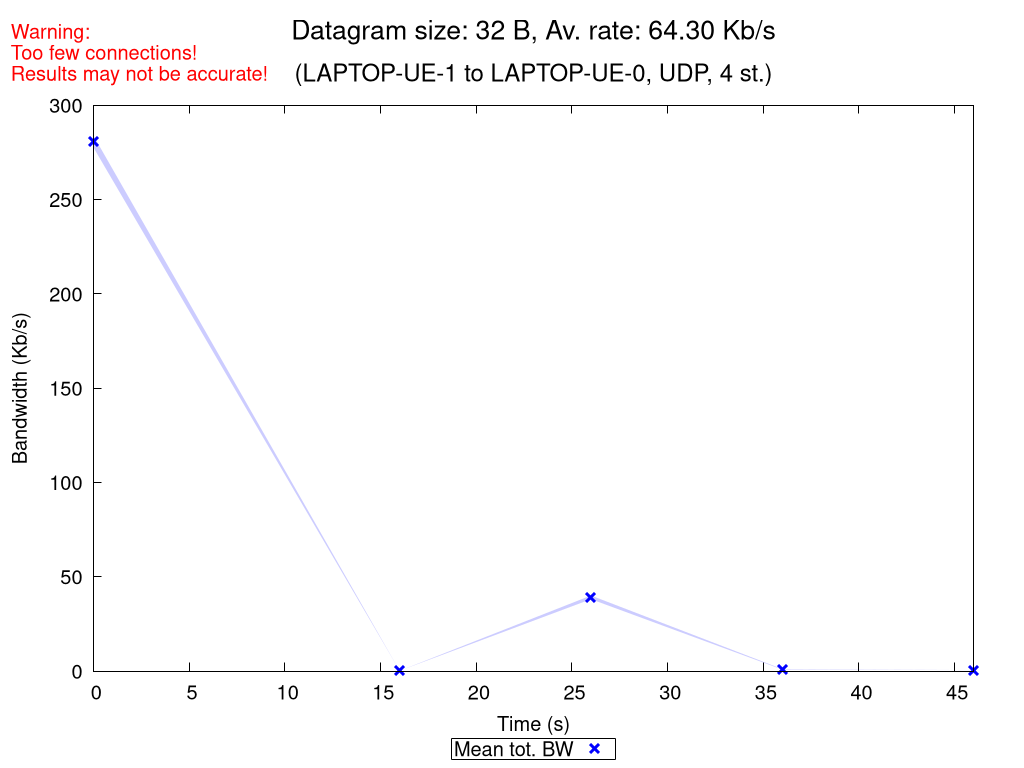

Generate this figure with gnuplot:
set terminal pngcairo nocrop enhanced size 1024,768 font "Verdana,15"
set output "UDP_4_st_2020_10_18_08-18-25_two2one_00032B.png"

set title "{/=20 Datagram size: 32 B, Av. rate: 64.30 Kb/s}\n\n{/=18 (LAPTOP-UE-1 to LAPTOP-UE-0, UDP, 4 st.)}"
set label "Warning:\nToo few connections!\nResults may not be accurate!" at screen 0.01, screen 0.96 tc rgb "red"

set xlabel "Time (s)"
set ylabel "Bandwidth (Kb/s)"
set ytics nomirror
set key bmargin center horizontal box samplen 1 width -1
set bmargin 4.6
set rmargin 4.5

rf = 1000.0  # rate factor
set style fill transparent solid 0.2 noborder
set autoscale xfix
plot "UDP_4_st_2020_10_18_08-18-25_two2one_00032B_iperf_processed.dat" using 1:($2/rf-$3/rf):($2/rf+$3/rf) with filledcurves lc rgb "blue" notitle, \
     "" using 1:($2/rf) with points pt 2 ps 1.5 lw 3 lc rgb "blue" title "Mean tot. BW", \
